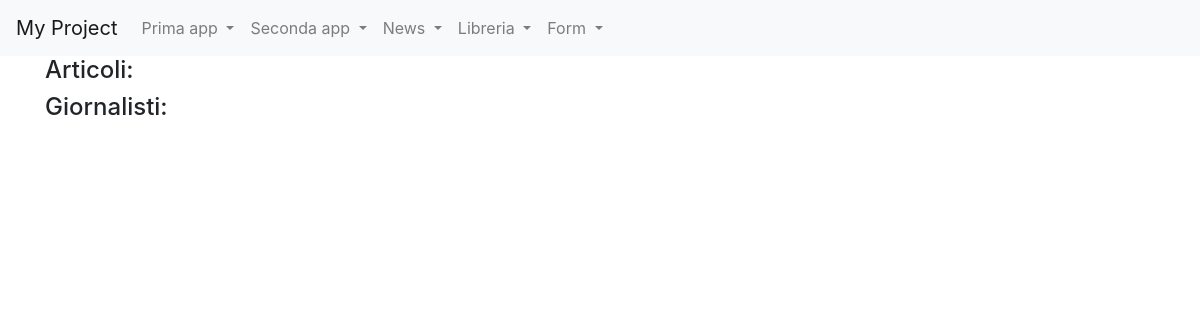
Before: /news/ with the older database file.
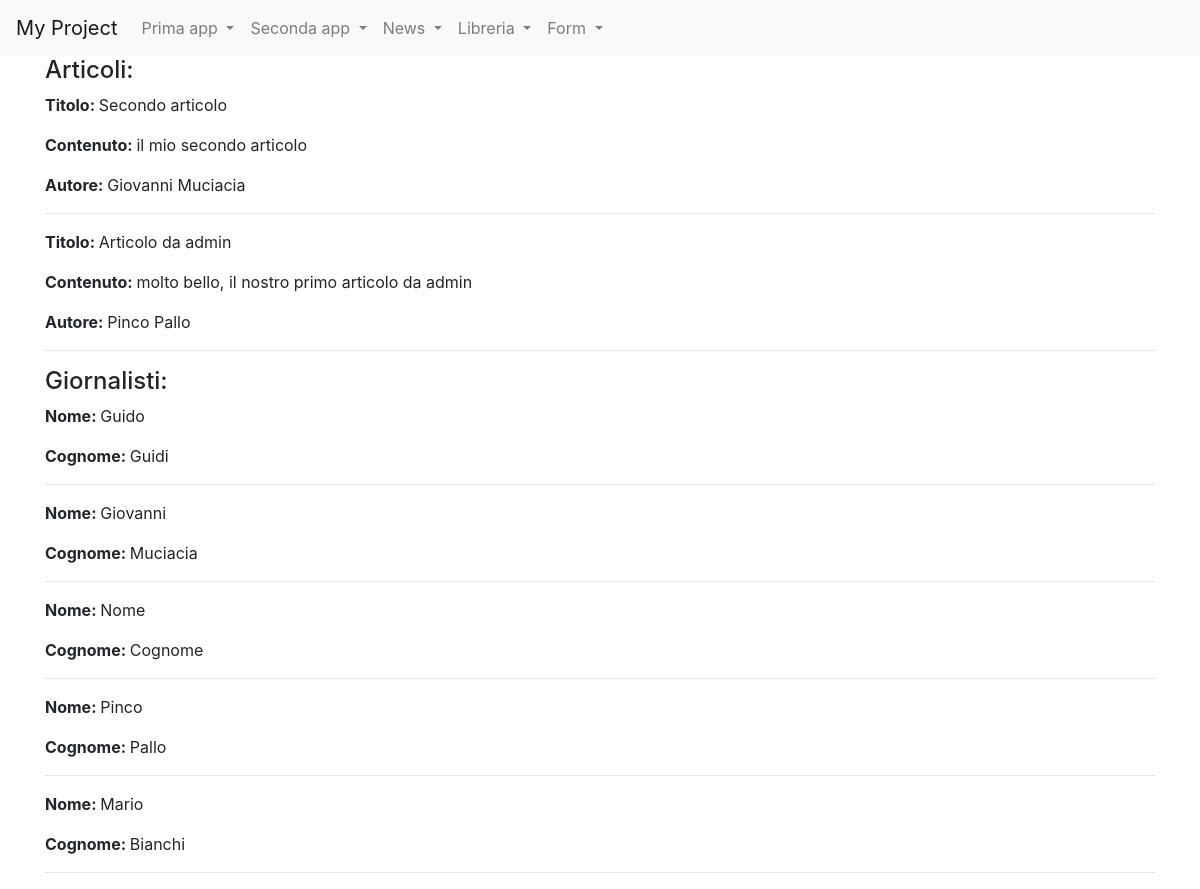
After: the same page with the newer database file.
### news/models.py (models this page shows)
class Articolo (models.Model):
    titolo= models.CharField(max_length=100)
    contenuto= models.TextField()
    giornalista= models.ForeignKey(Giornalista, on_delete=models.CASCADE, related_name="articoli")
    def __str__(self):
        return self.titolo
    class Meta:
        verbose_name="Articolo"
        verbose_name_plural="Articoli"

class Giornalista(models.Model):
    nome= models.CharField(max_length=20)
    cognome= models.CharField(max_length=20)
    def __str__(self):
        return self.nome + " " + self.cognome
    class Meta:
        verbose_name="Giornalista"
        verbose_name_plural="Giornalisti"

### news/views.py (the view)
# urls.py: path('', home, name ="homeview"),
def home(request):
    articoli= Articolo.objects.all()
    giornalisti=Giornalista.objects.all()
    context={"articoli": articoli, "giornalisti": giornalisti}
    print(context)
    return render(request, "home.html", context)

### news/templates/home.html (shortened to what this page needs)
{% extends 'base.html' %}
{% block content %}
   <h4>Articoli:</h4>
        {% for articolo in articoli %}
            <p><strong>Titolo: </strong>{{articolo.titolo}}</p>
            <p><strong>Contenuto: </strong>{{articolo.contenuto}}</p>
            <p><strong>Autore: </strong>{{articolo.giornalista}}</p>
            <hr>
        {% endfor %}
    <h4>Giornalisti:</h4>
        {% for giornalista in giornalisti %}
            <p><strong>Nome: </strong>{{giornalista.nome}}</p>
            <p><strong>Cognome: </strong>{{giornalista.cognome}}</p>
            <hr>
        {% endfor %}
{% endblock content %}

Changed rows visible on the page:
added Articolo: titolo "Secondo articolo", contenuto "il mio secondo articolo", giornalista "Giovanni Muciacia"
added Articolo: titolo "Articolo da admin", contenuto "molto bello, il nostro primo articolo da admin", giornalista "Pinco Pallo"
added Giornalista: nome "Guido", cognome "Guidi"
added Giornalista: nome "Giovanni", cognome "Muciacia"
added Giornalista: nome "Nome", cognome "Cognome"
added Giornalista: nome "Pinco", cognome "Pallo"
added Giornalista: nome "Mario", cognome "Bianchi"
